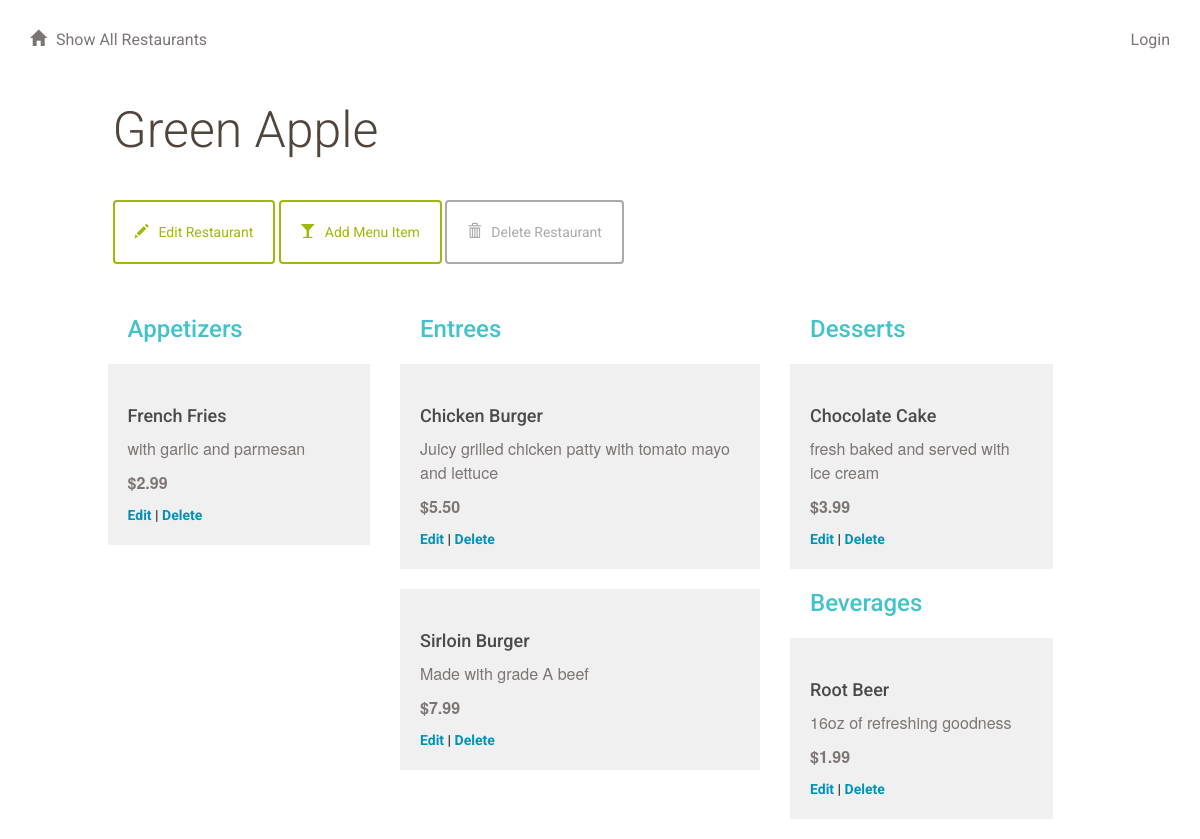
The app's page /restaurant/21/menu/ with its own data.
### database_setup.py (models this page shows, shortened)
class Restaurant(Base):
    __tablename__ = 'restaurant'
    id = Column(Integer, primary_key=True)
    name = Column(String(250), nullable=False)

class MenuItem(Base):
    __tablename__ = 'menu_item'
    name =Column(String(80), nullable = False)
    id = Column(Integer, primary_key = True)
    description = Column(String(250))
    price = Column(String(8))
    course = Column(String(250))
    restaurant_id = Column(Integer,ForeignKey('restaurant.id'))
    restaurant = relationship(Restaurant)

### project.py (the view)
@app.route('/restaurant/<int:restaurant_id>/')
@app.route('/restaurant/<int:restaurant_id>/menu/')
def showMenu(restaurant_id):
	restaurant = session.query(Restaurant).filter_by(id=restaurant_id).one()
	items = session.query(MenuItem).filter_by(restaurant_id=restaurant_id).all()
	return render_template('menu.html', items=items, restaurant=restaurant)

### templates/menu.html (shortened to what this page needs)
{% extends "main.html" %}
{% block content %}
{% include "header.html" %}
	<div class="row">
		<div class="col-md-11 col-md-offset-1 padding-none">
			<h1>{{ restaurant.name }}
			</h1>
		</div>
	</div>
	<div class="row padding-top padding-bottom">
		<div class="col-md-1"></div>
		<div class="col-md-11 padding-none">
			<a href="{{url_for('editRestaurant', restaurant_id = restaurant.id )}}">
				<button class="btn btn-default" id="new-menu-item">
					<span class="glyphicon glyphicon-pencil" aria-hidden="true"></span>Edit Restaurant
				</button>
			</a>
			<a href="{{url_for('newMenuItem', restaurant_id = restaurant.id )}}">
				<button class="btn btn-default" id="new-menu-item">
					<span class="glyphicon glyphicon-glass" aria-hidden="true"></span>Add Menu Item
				</button>
			</a>
						<a href="{{url_for('deleteRestaurant', restaurant_id = restaurant.id )}}">
				<button class="btn btn-default delete" id="delete-restaurant">
					<span class="glyphicon glyphicon-trash" aria-hidden="true"></span>Delete Restaurant
				</button>
			</a>
		</div>
		<div class="col-md-7"></div>
	</div>
	{% if items !=[] %}
		<div class="row">
			<div class="col-md-1"></div>
			<div class="col-md-3">
				<h2>Appetizers</h2>
					{% for i in items %}
						{% if i.course == 'Appetizer' %}
							<div class="menu-item">
								<h3>{{i.name}}</h3>
								<p>{{i.description}}</p>
								<p class="menu-price">{{i.price}}</p>
								<a href='{{url_for('editMenuItem', restaurant_id = restaurant.id, menu_id=i.id ) }}'>Edit</a> |
								<a href='{{url_for('deleteMenuItem', restaurant_id = restaurant.id, menu_id=i.id ) }}'>Delete</a>
							</div>
						{% endif %}
					{% endfor %}
			</div>
			<div class="col-md-4">
				<h2>Entrees</h2>
					{% for i in items %}
						{% if i.course == 'Entree' %}
						<div class="menu-item">
							<h3>{{i.name}}</h3>
							<p>{{i.description}}</p>
							<p class="menu-price">{{i.price}}</p>
							<a href='{{url_for('editMenuItem', restaurant_id = restaurant.id, menu_id=i.id ) }}'>Edit</a> |
							<a href='{{url_for('deleteMenuItem', restaurant_id = restaurant.id, menu_id=i.id ) }}'>Delete</a>
						</div>
						{% endif %}
					{% endfor %}
			</div>
			<div class="col-md-3">
				<h2>Desserts</h2>
					{% for i in items %}
						{% if i.course == 'Dessert' %}
						<div class="menu-item">
							<h3>{{i.name}}</h3>
							<p>{{i.description}}</p>
							<p class="menu-price">{{i.price}}</p>
							<a href='{{url_for('editMenuItem', restaurant_id = restaurant.id, menu_id=i.id ) }}'>Edit</a> |
							<a href='{{url_for('deleteMenuItem', restaurant_id = restaurant.id, menu_id=i.id ) }}'>Delete</a>
						</div>
						{% endif %}
					{% endfor %}
				<h2>Beverages</h2>
					{% for i in items %}
						{% if i.course == 'Beverage' %}
						<div class="menu-item">
							<h3>{{i.name}}</h3>
							<p>{{i.description}}</p>
							<p class="menu-price">{{i.price}}</p>
							<a href='{{url_for('editMenuItem', restaurant_id = restaurant.id, menu_id=i.id ) }}'>Edit</a> |
							<a href='{{url_for('deleteMenuItem', restaurant_id = restaurant.id, menu_id=i.id ) }}'>Delete</a>
						</div>
						{% endif %}
					{% endfor %}
			</div>
			<div class="col-md-1"></div>
		</div>
	{% endif %}
{% endblock %}

### static/styles.css (style rules this page uses)
* { font-family: "Helvetica Neue Bold", Roboto, Helvetica, Arial, sans-serif; font-weight: 700; }
h1 { font-family: "Helvetica Neue Light", Roboto, Helvetica, Arial, sans-serif; font-size: 50px; color: #51453B; line-height: 60px; font-weight: 300; }
h2 { font-size: 24px; color: #42C3C9; line-height: 29px; }
h3 { font-size: 18px; color: #4A4A4A; line-height: 23px; }
p { font-family: "Helvetica Neue", Roboto, Helvetica, Arial, sans-serif; font-size: 16px; color: #7B7573; line-height: 24px; font-weight: 400; }
a { font-size: 14px; color: #0093B9; line-height: 17px; }
.padding-top { padding-top: 30px; }
.padding-bottom { padding-bottom: 30px; }
.padding-none { padding: 0; }
.btn { padding: 20px; margin: 0; border-color: #9FB80A; border-width: 2px; color: #9FB80A;; }
.btn.delete { border-color: #aaaaaa; color: #aaaaaa; }
.glyphicon { margin-right: 10px; }
.menu-item { background: #F0F0F0; padding: 20px; margin: 20px; margin-left: -20px; }
.menu-price { font-weight: 700; }

### records on screen
Restaurant: name "Green Apple"
MenuItem: name "French Fries", description "with garlic and parmesan", price "$2.99"
MenuItem: name "Chicken Burger", description "Juicy grilled chicken patty with tomato mayo and lettuce", price "$5.50"
MenuItem: name "Sirloin Burger", description "Made with grade A beef", price "$7.99"
MenuItem: name "Chocolate Cake", description "fresh baked and served with ice cream", price "$3.99"
MenuItem: name "Root Beer", description "16oz of refreshing goodness", price "$1.99"
